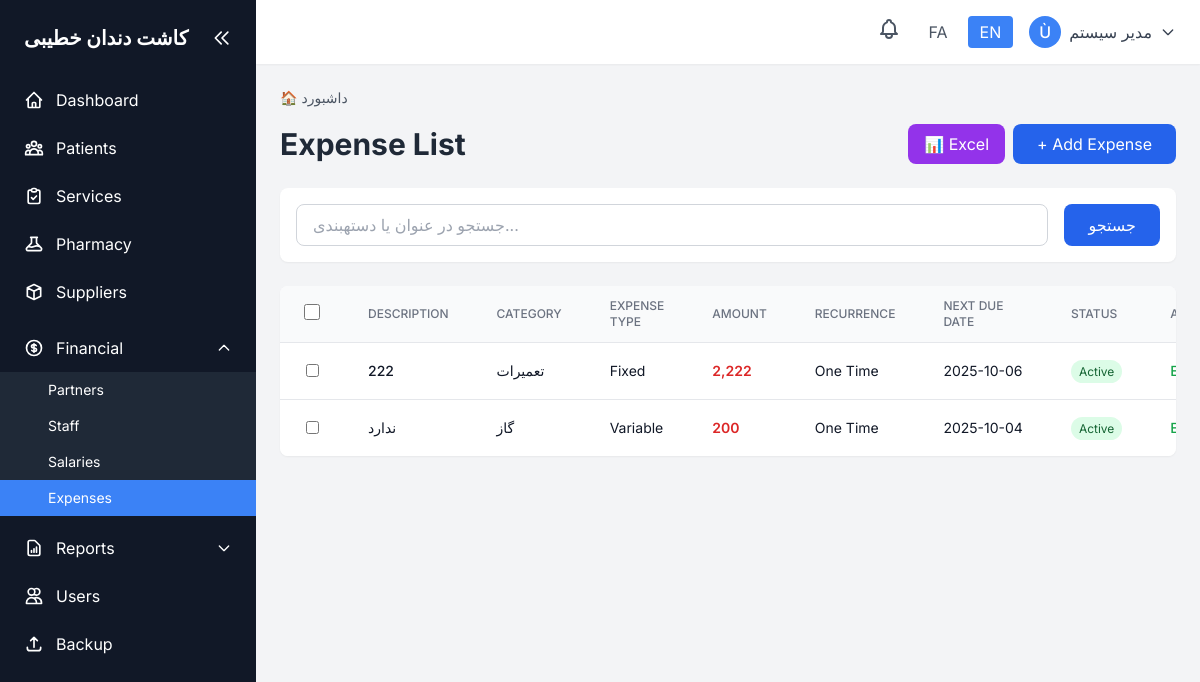
Screenshot of /expenses/index.php?lang=en (signed in) with the database file from the repository.
### tables this page shows
CREATE TABLE `system` (
  `id` int(11) NOT NULL,
  `record_type` enum('setting','activity_log') NOT NULL,
  `setting_key` varchar(50) DEFAULT NULL,
  `setting_value` text DEFAULT NULL,
  `setting_type` varchar(20) DEFAULT 'text',
  `description` text DEFAULT NULL,
  `user_id` int(11) DEFAULT NULL,
  `action` varchar(50) DEFAULT NULL,
  `table_name` varchar(50) DEFAULT NULL,
  `record_id` int(11) DEFAULT NULL,
  `ip_address` varchar(45) DEFAULT NULL,
  `user_agent` text DEFAULT NULL,
  `created_at` datetime DEFAULT current_timestamp(),
  `updated_at` datetime DEFAULT current_timestamp() ON UPDATE current_timestamp()
);

CREATE TABLE `documents` (
  `id` int(11) NOT NULL,
  `document_type` enum('prescription','partner_share','backup','invoice','expense') NOT NULL,
  `expense_type` enum('fixed','variable','one_time') DEFAULT NULL,
  `expense_category` varchar(50) DEFAULT NULL,
  `amount` decimal(10,2) DEFAULT NULL,
  `recurrence` enum('monthly','quarterly','yearly','one_time') DEFAULT NULL,
  `next_due_date` date DEFAULT NULL,
  `document_code` varchar(20) NOT NULL,
  `patient_id` int(11) DEFAULT NULL,
  `service_id` int(11) DEFAULT NULL,
  `title` varchar(200) NOT NULL,
  `content` text DEFAULT NULL,
  `file_path` varchar(255) DEFAULT NULL,
  `file_size` bigint(20) DEFAULT NULL,
  `partner_name` varchar(100) DEFAULT NULL,
  `partner_phone` varchar(20) DEFAULT NULL,
  `partner_email` varchar(100) DEFAULT NULL,
  `share_percentage` decimal(5,2) DEFAULT NULL,
  `period_start` date DEFAULT NULL,
  `period_end` date DEFAULT NULL,
  `share_amount` decimal(10,2) DEFAULT NULL,
  `paid_amount` decimal(10,2) DEFAULT 0.00,
  `diagnosis` text DEFAULT NULL,
  `medicine_instructions` text DEFAULT NULL,
  `status` enum('active','inactive','completed','cancelled') DEFAULT 'active',
  `created_by` int(11) DEFAULT NULL,
  `created_at` datetime DEFAULT current_timestamp(),
  `updated_at` datetime DEFAULT current_timestamp() ON UPDATE current_timestamp()
);

### expenses/index.php (the view, shortened to what the rows shown need)
<?php
require_once '../config/config.php';
include '../includes/header.php';
$where = "document_type = 'expense'";
$params = [];
$totalRecords = fetchOne("SELECT COUNT(*) as count FROM documents WHERE $where", $params)['count'];
$pagination = getPagination($totalRecords, 20);
$expenses = fetchAll("SELECT * FROM documents WHERE $where ORDER BY created_at DESC LIMIT {$pagination['perPage']} OFFSET {$pagination['offset']}", $params);
?>
<div class="space-y-6">
    <div class="flex flex-col md:flex-row items-start md:items-center justify-between gap-4">
        <h1 class="text-2xl md:text-3xl font-bold text-gray-800"><?php echo $lang['expense_list']; ?></h1>
    </div>
    <div class="bg-white rounded-lg shadow-sm overflow-hidden">
        <?php if (empty($expenses)): ?>
            <div class="p-8 text-center text-gray-500"><?php echo $lang['no_data']; ?></div>
        <?php else: ?>
            <div class="overflow-x-auto table-desktop">
                <table id="expensesTable" class="min-w-full divide-y divide-gray-200">
                    <thead class="bg-gray-50">
                        <tr>
                            <th class="px-6 py-3 text-center">
                                <input type="checkbox" id="selectAll" onchange="toggleSelectAll(this)" class="w-4 h-4 cursor-pointer">
                            </th>
                            <th class="px-6 py-3 text-<?php echo $current_lang === 'fa' ? 'right' : 'left'; ?> text-xs font-medium text-gray-500 uppercase"><?php echo $lang['description'] ?? 'عنوان'; ?></th>
                            <th class="px-6 py-3 text-<?php echo $current_lang === 'fa' ? 'right' : 'left'; ?> text-xs font-medium text-gray-500 uppercase"><?php echo $lang['expense_category']; ?></th>
                            <th class="px-6 py-3 text-<?php echo $current_lang === 'fa' ? 'right' : 'left'; ?> text-xs font-medium text-gray-500 uppercase"><?php echo $lang['expense_type']; ?></th>
                            <th class="px-6 py-3 text-<?php echo $current_lang === 'fa' ? 'right' : 'left'; ?> text-xs font-medium text-gray-500 uppercase"><?php echo $lang['amount']; ?></th>
                            <th class="px-6 py-3 text-<?php echo $current_lang === 'fa' ? 'right' : 'left'; ?> text-xs font-medium text-gray-500 uppercase"><?php echo $lang['recurrence']; ?></th>
                            <th class="px-6 py-3 text-<?php echo $current_lang === 'fa' ? 'right' : 'left'; ?> text-xs font-medium text-gray-500 uppercase"><?php echo $lang['next_due_date']; ?></th>
                            <th class="px-6 py-3 text-<?php echo $current_lang === 'fa' ? 'right' : 'left'; ?> text-xs font-medium text-gray-500 uppercase"><?php echo $lang['status']; ?></th>
                            <th class="px-6 py-3 text-<?php echo $current_lang === 'fa' ? 'right' : 'left'; ?> text-xs font-medium text-gray-500 uppercase"><?php echo $lang['actions']; ?></th>
                        </tr>
                    </thead>
                    <tbody class="bg-white divide-y divide-gray-200">
                        <?php foreach ($expenses as $expense): ?>
                        <tr class="hover:bg-gray-50">
                            <td class="px-6 py-4 text-center">
                                <input type="checkbox" class="row-checkbox" value="<?php echo $expense['id']; ?>" onchange="updateBulkButtons()" class="w-4 h-4 cursor-pointer">
                            </td>
                            <td class="px-6 py-4 text-sm font-medium text-gray-900"><?php echo htmlspecialchars($expense['title']); ?></td>
                            <td class="px-6 py-4 whitespace-nowrap text-sm text-gray-900"><?php echo htmlspecialchars($expense['expense_category']); ?></td>
                            <td class="px-6 py-4 whitespace-nowrap text-sm text-gray-900"><?php echo $lang[$expense['expense_type']]; ?></td>
                            <td class="px-6 py-4 whitespace-nowrap text-sm font-semibold text-red-600"><?php echo formatCurrency($expense['amount']); ?></td>
                            <td class="px-6 py-4 whitespace-nowrap text-sm text-gray-900"><?php echo $lang[$expense['recurrence']]; ?></td>
                            <td class="px-6 py-4 whitespace-nowrap text-sm text-gray-900"><?php echo formatDate($expense['next_due_date']); ?></td>
                            <td class="px-6 py-4 whitespace-nowrap text-sm">
                                <span class="px-2 py-1 text-xs rounded-full <?php echo $expense['status'] === 'active' ? 'bg-green-100 text-green-800' : 'bg-red-100 text-red-800'; ?>">
                                    <?php echo $lang[$expense['status']]; ?>
                                </span>
                            </td>
                            <td class="px-6 py-4 whitespace-nowrap text-sm font-medium">
                                <div class="flex gap-2">
                                    <a href="edit.php?id=<?php echo $expense['id']; ?>" class="text-green-600 hover:text-green-900"><?php echo $lang['edit']; ?></a>
                                </div>
                            </td>
                        </tr>
                        <?php endforeach; ?>
                    </tbody>
                </table>
            </div>
        <?php endif; ?>
    </div>
</div>
<?php include '../includes/footer.php'; ?>

### includes/header.php (shortened to what the rows shown need)
<?php
$lang = loadLanguage();
?>
<!DOCTYPE html>
<html lang="<?php echo $current_lang; ?>" dir="<?php echo $current_lang === 'fa' ? 'rtl' : 'ltr'; ?>">
<head>
    <script src="https://cdn.tailwindcss.com"></script>
    <link rel="stylesheet" href="<?php echo BASE_URL; ?>/assets/css/mobile.css">
</head>
<body class="bg-gray-100">
    <div class="flex h-screen overflow-hidden">
        <aside id="sidebar" class="w-64 bg-gray-900 text-white flex-shrink-0 hidden md:flex flex-col transition-all duration-300">
            <div class="p-6 flex-shrink-0 flex items-center justify-between">
                <h1 id="sidebar-title" class="text-xl font-bold"><?php echo getSetting('clinic_name', $lang['app_name']); ?></h1>
                <button id="sidebar-toggle" class="text-white hover:text-gray-300 hidden md:block" title="بستن منو">
                    <svg class="w-5 h-5" fill="none" stroke="currentColor" viewBox="0 0 24 24">
                        <path stroke-linecap="round" stroke-linejoin="round" stroke-width="2" d="M11 19l-7-7 7-7m8 14l-7-7 7-7"></path>
                    </svg>
                </button>
            </div>
        </aside>
        <div class="flex-1 flex flex-col overflow-hidden">
            <main class="flex-1 overflow-y-auto p-6">

### rows the page displays
system: setting_value "کاشت دندان خطیبی"
documents: title "222", expense_category "تعمیرات", expense_type "Fixed", amount "2,222", recurrence "One Time", next_due_date "2025-10-06", status "Active"
documents: title "ندارد", expense_category "گاز", expense_type "Variable", amount "200", recurrence "One Time", next_due_date "2025-10-04", status "Active"

### other values shown
$lang['menu_dashboard'] "Dashboard"
$lang['menu_patients'] "Patients"
$lang['menu_services'] "Services"
$lang['menu_medicines'] "Pharmacy"
$lang['menu_suppliers'] "Suppliers"
$lang['menu_partners'] "Partners"
$lang['menu_staff'] "Staff"
$lang['menu_salaries'] "Salaries"
$lang['menu_expenses'] "Expenses"
$lang['menu_reports'] "Reports"
$lang['menu_users'] "Users"
$lang['menu_backup'] "Backup"
substr($user['full_name'], 0, 1) "Ù"
$user['full_name'] "مدیر سیستم"
$lang['expense_list'] "Expense List"
